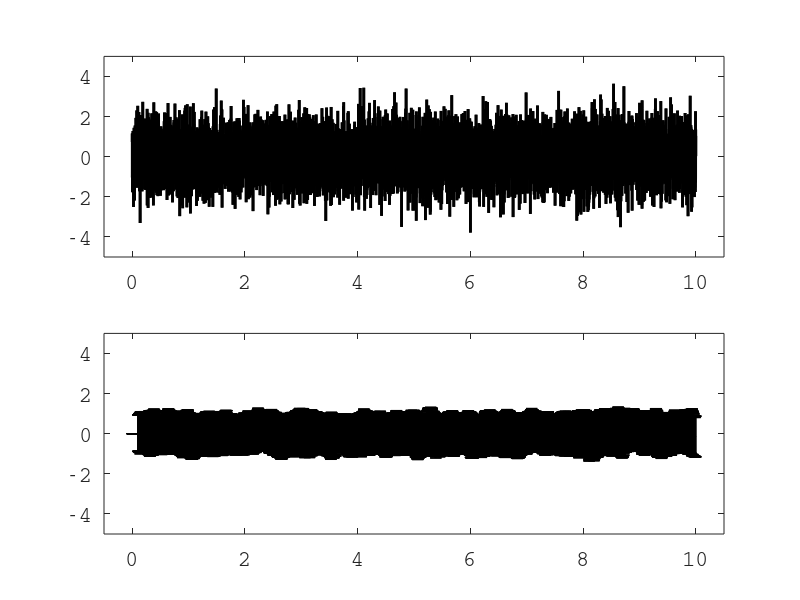

Write MATLAB code to recreate this figure.
clear;
scale = 100;
fs = 1000.0;
dt = 1.0/fs;
t1 = 0.0;
t2 = 10.0;
times = [t1:dt:t2];
amplitudes = randn(size(times));
n = length(times);
window_size = floor(n/scale);
average_amplitudes = zeros(size(times));

for i=window_size+1:n
	average_amplitudes(i) = mean(amplitudes(i-window_size:i));
	stddev_amplitudes(i) = std(amplitudes(i-window_size:i));
endfor

startx = 0;
starty = 0;
width = 2000;
height = 2000;
axisVector=[-0.5 10.5 -5 5];
figure(1,"position",[startx starty width height]);
subplot(2,1,1);
h1 = plot(times,amplitudes,'color','black','linewidth',2);
set(gca(),'fontname','Courier','fontsize',16);
axis(axisVector);
subplot(2,1,2);
h2 = errorbar(times,average_amplitudes,stddev_amplitudes);
set(h2,'color',[0 0 0]);
set(gca(),'fontname','Courier','fontsize',16);
axis(axisVector);

print -dpdf meanStdDev.pdf